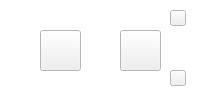
<?xml version="1.0" encoding="UTF-8"?>
<ui version="4.0">
 <class>Widget</class>
 <widget class="QWidget" name="Widget">
  <property name="geometry">
   <rect>
    <x>0</x>
    <y>0</y>
    <width>209</width>
    <height>105</height>
   </rect>
  </property>
  <property name="palette">
   <palette>
    <active>
     <colorrole role="Base">
      <brush brushstyle="SolidPattern">
       <color alpha="255">
        <red>255</red>
        <green>255</green>
        <blue>255</blue>
       </color>
      </brush>
     </colorrole>
     <colorrole role="Window">
      <brush brushstyle="SolidPattern">
       <color alpha="255">
        <red>255</red>
        <green>255</green>
        <blue>255</blue>
       </color>
      </brush>
     </colorrole>
    </active>
    <inactive>
     <colorrole role="Base">
      <brush brushstyle="SolidPattern">
       <color alpha="255">
        <red>255</red>
        <green>255</green>
        <blue>255</blue>
       </color>
      </brush>
     </colorrole>
     <colorrole role="Window">
      <brush brushstyle="SolidPattern">
       <color alpha="255">
        <red>255</red>
        <green>255</green>
        <blue>255</blue>
       </color>
      </brush>
     </colorrole>
    </inactive>
    <disabled>
     <colorrole role="Base">
      <brush brushstyle="SolidPattern">
       <color alpha="255">
        <red>255</red>
        <green>255</green>
        <blue>255</blue>
       </color>
      </brush>
     </colorrole>
     <colorrole role="Window">
      <brush brushstyle="SolidPattern">
       <color alpha="255">
        <red>255</red>
        <green>255</green>
        <blue>255</blue>
       </color>
      </brush>
     </colorrole>
    </disabled>
   </palette>
  </property>
  <property name="windowTitle">
   <string>Widget</string>
  </property>
  <widget class="QPushButton" name="offButton">
   <property name="geometry">
    <rect>
     <x>170</x>
     <y>10</y>
     <width>16</width>
     <height>16</height>
    </rect>
   </property>
   <property name="styleSheet">
    <string notr="true">border-image: url(:/images/exit.png);</string>
   </property>
   <property name="text">
    <string/>
   </property>
  </widget>
  <widget class="QLabel" name="label">
   <property name="geometry">
    <rect>
     <x>0</x>
     <y>0</y>
     <width>201</width>
     <height>91</height>
    </rect>
   </property>
   <property name="styleSheet">
    <string notr="true">border-image: url(:/images/bg.png);</string>
   </property>
   <property name="text">
    <string/>
   </property>
  </widget>
  <widget class="QPushButton" name="Button1">
   <property name="geometry">
    <rect>
     <x>40</x>
     <y>30</y>
     <width>41</width>
     <height>41</height>
    </rect>
   </property>
   <property name="styleSheet">
    <string notr="true">QPushButton:pressed{
border-image: url(:/images/4.png);
}
QPushButton {
border-image: url(:/images/2.png);
}
</string>
   </property>
   <property name="text">
    <string/>
   </property>
  </widget>
  <widget class="QPushButton" name="Button2">
   <property name="geometry">
    <rect>
     <x>120</x>
     <y>30</y>
     <width>41</width>
     <height>41</height>
    </rect>
   </property>
   <property name="styleSheet">
    <string notr="true">QPushButton:pressed{
border-image: url(:/images/3.png);
}
QPushButton {
border-image: url(:/images/1.png);
}
</string>
   </property>
   <property name="text">
    <string/>
   </property>
  </widget>
  <widget class="QPushButton" name="pushButton">
   <property name="geometry">
    <rect>
     <x>170</x>
     <y>70</y>
     <width>16</width>
     <height>16</height>
    </rect>
   </property>
   <property name="text">
    <string/>
   </property>
  </widget>
  <zorder>pushButton</zorder>
  <zorder>label</zorder>
  <zorder>offButton</zorder>
  <zorder>Button1</zorder>
  <zorder>Button2</zorder>
 </widget>
 <layoutdefault spacing="6" margin="11"/>
 <resources/>
 <connections/>
</ui>
